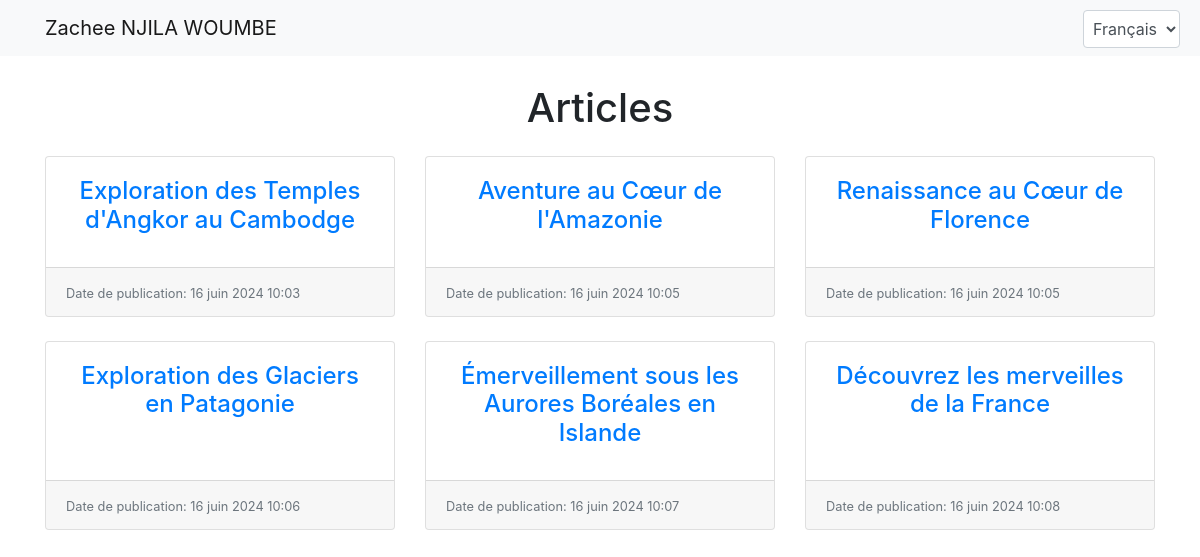
The page / on the database its author committed.
### main/models.py (models this page shows, shortened)
class Article(models.Model):
    title = models.CharField(max_length=200)
    content = models.TextField()
    publication_date = models.DateTimeField(auto_now_add=True)
    author = models.CharField(max_length=100)

### main/views.py (the view, shortened to what this page needs)
# urls.py: path('', views.article_list, name='article_list'),
def article_list(request):
    articles = Article.objects.all()
    lang = request.COOKIES.get(settings.LANGUAGE_COOKIE_NAME)
    if not lang:
        lang = translation.get_language()
    context = {
        'articles': articles,
        'lang': lang,
        'LANGUAGES': settings.LANGUAGES
    }
    return render(request, 'main/article_list.html', context)

### main/templates/main/article_list.html (shortened to what this page needs)
{% load i18n %}
<!DOCTYPE html>
<html lang="{{ lang }}">
<head>
    <link href="https://stackpath.bootstrapcdn.com/bootstrap/4.5.2/css/bootstrap.min.css" rel="stylesheet">
</head>
<body>
    <nav class="navbar navbar-expand-lg navbar-light bg-light fixed-top">
        <div class="container">
            <a class="navbar-brand" href="#">{% trans "Zachee NJILA WOUMBE" %}</a>
            <div class="language-menu">
                <form id="language-form" method="GET" class="form-inline">
                    <select name="lang" class="form-control" onchange="this.form.submit()">
                        {% for code, name in LANGUAGES %}
                            <option value="{{ code }}" {% if code == lang %}selected{% endif %}>{{ name }}</option>
                        {% endfor %}
                    </select>
                </form>
            </div>
        </div>
    </nav>
    <div class="container">
        <h1 class="my-4 text-center">{% trans "Articles" %}</h1>
        <div class="row">
            {% for article in articles %}
                <div class="col-lg-4 col-md-6 mb-4">
                    <div class="card h-100">
                        <div class="card-body">
                            <h4 class="card-title text-center">
                                <a href="{% url 'article_detail' article.id %}?lang={{ lang }}">{{ article.title }}</a>
                            </h4>
                        </div>
                        <div class="card-footer">
                            <small class="text-muted">{% trans "Publication Date" %}: {{ article.publication_date }}</small>
                        </div>
                    </div>
                </div>
            {% endfor %}
        </div>
    </div>
</body>
</html>

### main/templates/main/article_list.html (style rules this page uses)
body { padding-top: 60px; }
.language-menu { position: absolute; top: 10px; right: 10px; }
.language-menu select { padding: 5px; margin-right: 10px; }

### rows shown on the page
Article: title "Exploration des Temples d'Angkor au Cambodge", publication_date "16 juin 2024 10:03"
Article: title "Aventure au Cœur de l'Amazonie", publication_date "16 juin 2024 10:05"
Article: title "Renaissance au Cœur de Florence", publication_date "16 juin 2024 10:05"
Article: title "Exploration des Glaciers en Patagonie", publication_date "16 juin 2024 10:06"
Article: title "Émerveillement sous les Aurores Boréales en Islande", publication_date "16 juin 2024 10:07"
Article: title "Découvrez les merveilles de la France", publication_date "16 juin 2024 10:08"

### other values the page prints
form field lang "Français"
